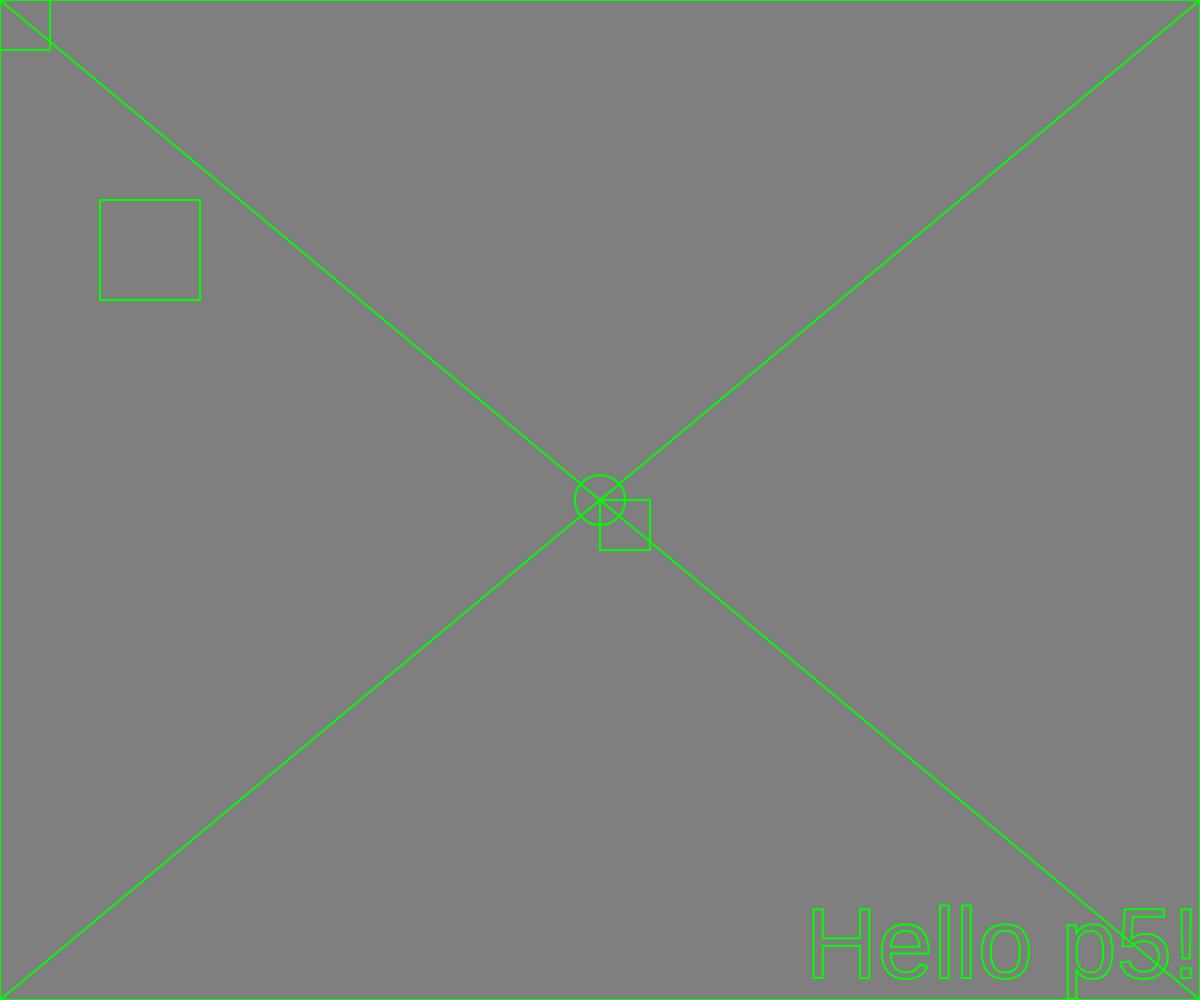
Frame 1 (no input)
Frame 60 (no input): identical to frame 1, image omitted
Frame 120 (the mouse pressed at the canvas centre since frame 60): identical to frame 1, image omitted

The p5.js sketch that drew this single still picture (run headless with seeded random() and noise() and a simulated clock; from frame 60 on, the mouse is pressed at the canvas centre):

// p5.js sketch
// ── sketch.js
/*

Week 2
Hello P5

*/

document.title = "W2 Hello P5";

function setup() {
  createCanvas(windowWidth, windowHeight);
}

function draw() {
  background(127);

  // shapes
  fill(0, 255, 0, 0);
  stroke(0, 255, 0);
  strokeWeight(2);

  line(0, 0, windowWidth, windowHeight);
  line(windowWidth, 0, 0, windowHeight);
  rect(0, 0, windowWidth, windowHeight);
  ellipse(windowWidth / 2, windowHeight / 2, 50, 50); // ellipses' origins are on the center
  square(windowWidth / 2, windowHeight / 2, 50); // squares' aren't

  square(0, 0, 50); // positions (0,0) start on the top left
  square(100, 200, 100);

  // text
  textAlign(RIGHT, BOTTOM);
  textSize(windowHeight / 10);
  text("Hello p5!", windowWidth, windowHeight);
}

// Events

function windowResized() {
  resizeCanvas(windowWidth, windowHeight);
}
